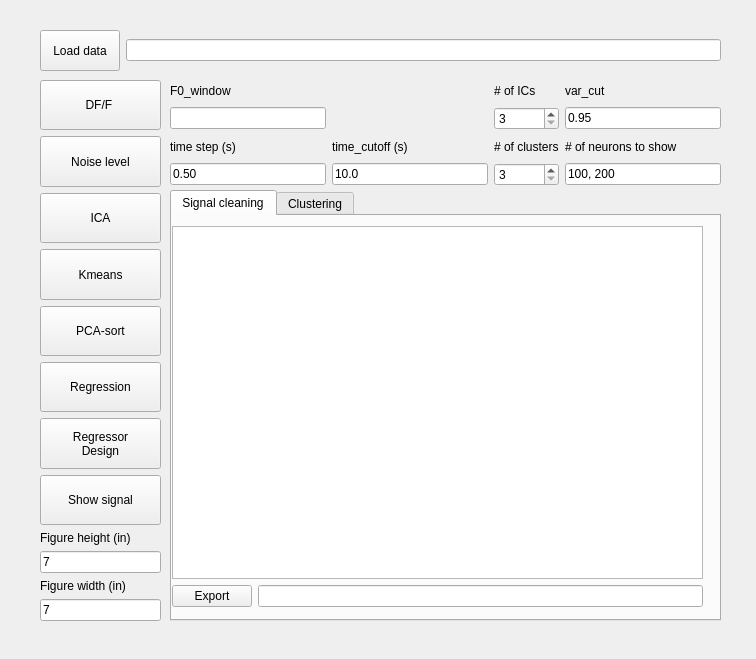
<?xml version="1.0" encoding="UTF-8"?>
<ui version="4.0">
 <class>Form</class>
 <widget class="QWidget" name="Form">
  <property name="geometry">
   <rect>
    <x>0</x>
    <y>0</y>
    <width>756</width>
    <height>659</height>
   </rect>
  </property>
  <property name="windowTitle">
   <string>Form</string>
  </property>
  <widget class="QWidget" name="gridLayoutWidget">
   <property name="geometry">
    <rect>
     <x>170</x>
     <y>80</y>
     <width>551</width>
     <height>106</height>
    </rect>
   </property>
   <layout class="QGridLayout" name="gridLayout">
    <item row="3" column="3">
     <widget class="QLabel" name="label_numneurons">
      <property name="text">
       <string># of neurons to show</string>
      </property>
     </widget>
    </item>
    <item row="4" column="3">
     <widget class="QLineEdit" name="lineEdit_numneurons">
      <property name="text">
       <string>100, 200</string>
      </property>
     </widget>
    </item>
    <item row="2" column="3">
     <widget class="QLineEdit" name="lineEdit_vcut">
      <property name="text">
       <string>0.95</string>
      </property>
     </widget>
    </item>
    <item row="1" column="3">
     <widget class="QLabel" name="label_vcut">
      <property name="text">
       <string>var_cut</string>
      </property>
     </widget>
    </item>
    <item row="1" column="0">
     <widget class="QLabel" name="label">
      <property name="text">
       <string>F0_window</string>
      </property>
     </widget>
    </item>
    <item row="2" column="0">
     <widget class="QLineEdit" name="lineEdit"/>
    </item>
    <item row="3" column="0">
     <widget class="QLabel" name="label_tsteps">
      <property name="text">
       <string>time step (s)</string>
      </property>
     </widget>
    </item>
    <item row="4" column="0">
     <widget class="QLineEdit" name="lineEdit_tstep">
      <property name="text">
       <string>0.50</string>
      </property>
     </widget>
    </item>
    <item row="3" column="1">
     <widget class="QLabel" name="label_tcut">
      <property name="text">
       <string>time_cutoff (s)</string>
      </property>
     </widget>
    </item>
    <item row="4" column="1">
     <widget class="QLineEdit" name="lineEdit_tcut">
      <property name="text">
       <string>10.0</string>
      </property>
     </widget>
    </item>
    <item row="4" column="2">
     <widget class="QSpinBox" name="spinBox_nclus">
      <property name="minimum">
       <number>3</number>
      </property>
     </widget>
    </item>
    <item row="3" column="2">
     <widget class="QLabel" name="labe_nclus">
      <property name="sizePolicy">
       <sizepolicy hsizetype="Preferred" vsizetype="Minimum">
        <horstretch>0</horstretch>
        <verstretch>0</verstretch>
       </sizepolicy>
      </property>
      <property name="text">
       <string># of clusters</string>
      </property>
     </widget>
    </item>
    <item row="1" column="2">
     <widget class="QLabel" name="label_nICs">
      <property name="sizePolicy">
       <sizepolicy hsizetype="Preferred" vsizetype="Minimum">
        <horstretch>0</horstretch>
        <verstretch>0</verstretch>
       </sizepolicy>
      </property>
      <property name="text">
       <string># of ICs</string>
      </property>
     </widget>
    </item>
    <item row="2" column="2">
     <widget class="QSpinBox" name="spinBox_nICs">
      <property name="minimum">
       <number>3</number>
      </property>
      <property name="maximum">
       <number>10</number>
      </property>
     </widget>
    </item>
   </layout>
  </widget>
  <widget class="QWidget" name="verticalLayoutWidget_2">
   <property name="geometry">
    <rect>
     <x>40</x>
     <y>80</y>
     <width>121</width>
     <height>541</height>
    </rect>
   </property>
   <layout class="QVBoxLayout" name="verticalLayout_2">
    <item>
     <widget class="QPushButton" name="pushButton_dff">
      <property name="sizePolicy">
       <sizepolicy hsizetype="Minimum" vsizetype="Expanding">
        <horstretch>0</horstretch>
        <verstretch>0</verstretch>
       </sizepolicy>
      </property>
      <property name="text">
       <string>DF/F </string>
      </property>
     </widget>
    </item>
    <item>
     <widget class="QPushButton" name="pushButton_noise">
      <property name="sizePolicy">
       <sizepolicy hsizetype="Minimum" vsizetype="Expanding">
        <horstretch>0</horstretch>
        <verstretch>0</verstretch>
       </sizepolicy>
      </property>
      <property name="text">
       <string>Noise level</string>
      </property>
     </widget>
    </item>
    <item>
     <widget class="QPushButton" name="pushButton_ica">
      <property name="sizePolicy">
       <sizepolicy hsizetype="Minimum" vsizetype="Expanding">
        <horstretch>0</horstretch>
        <verstretch>0</verstretch>
       </sizepolicy>
      </property>
      <property name="text">
       <string>ICA</string>
      </property>
     </widget>
    </item>
    <item>
     <widget class="QPushButton" name="pushButton_kmeans">
      <property name="sizePolicy">
       <sizepolicy hsizetype="Minimum" vsizetype="Expanding">
        <horstretch>0</horstretch>
        <verstretch>0</verstretch>
       </sizepolicy>
      </property>
      <property name="text">
       <string>Kmeans</string>
      </property>
     </widget>
    </item>
    <item>
     <widget class="QPushButton" name="pushButton_pcas">
      <property name="sizePolicy">
       <sizepolicy hsizetype="Minimum" vsizetype="Expanding">
        <horstretch>0</horstretch>
        <verstretch>0</verstretch>
       </sizepolicy>
      </property>
      <property name="text">
       <string>PCA-sort</string>
      </property>
     </widget>
    </item>
    <item>
     <widget class="QPushButton" name="pushButton_regress">
      <property name="sizePolicy">
       <sizepolicy hsizetype="Minimum" vsizetype="Expanding">
        <horstretch>0</horstretch>
        <verstretch>0</verstretch>
       </sizepolicy>
      </property>
      <property name="text">
       <string>Regression</string>
      </property>
     </widget>
    </item>
    <item>
     <widget class="QPushButton" name="pushButton_regdes">
      <property name="sizePolicy">
       <sizepolicy hsizetype="Minimum" vsizetype="Expanding">
        <horstretch>0</horstretch>
        <verstretch>0</verstretch>
       </sizepolicy>
      </property>
      <property name="text">
       <string>Regressor
 Design </string>
      </property>
     </widget>
    </item>
    <item>
     <widget class="QPushButton" name="pushButton_display">
      <property name="sizePolicy">
       <sizepolicy hsizetype="Minimum" vsizetype="Expanding">
        <horstretch>0</horstretch>
        <verstretch>0</verstretch>
       </sizepolicy>
      </property>
      <property name="text">
       <string>Show signal</string>
      </property>
     </widget>
    </item>
    <item>
     <widget class="QLabel" name="label_figh">
      <property name="text">
       <string>Figure height (in)</string>
      </property>
     </widget>
    </item>
    <item>
     <widget class="QLineEdit" name="lineEdit_figh">
      <property name="text">
       <string>7</string>
      </property>
     </widget>
    </item>
    <item>
     <widget class="QLabel" name="label_figw">
      <property name="text">
       <string>Figure width (in)</string>
      </property>
     </widget>
    </item>
    <item>
     <widget class="QLineEdit" name="lineEdit_figw">
      <property name="text">
       <string>7</string>
      </property>
     </widget>
    </item>
   </layout>
  </widget>
  <widget class="QTabWidget" name="tabWidget">
   <property name="geometry">
    <rect>
     <x>170</x>
     <y>190</y>
     <width>551</width>
     <height>431</height>
    </rect>
   </property>
   <property name="currentIndex">
    <number>0</number>
   </property>
   <widget class="QWidget" name="tab">
    <attribute name="title">
     <string>Signal cleaning</string>
    </attribute>
    <widget class="QWidget" name="verticalLayoutWidget_4">
     <property name="geometry">
      <rect>
       <x>0</x>
       <y>10</y>
       <width>531</width>
       <height>381</height>
      </rect>
     </property>
     <layout class="QVBoxLayout" name="verticalLayout_4">
      <item>
       <widget class="MatplotlibWidget" name="mpl_signal"/>
      </item>
      <item>
       <layout class="QHBoxLayout" name="horizontalLayout_2">
        <item>
         <widget class="QPushButton" name="pushButton_expsig">
          <property name="text">
           <string>Export</string>
          </property>
         </widget>
        </item>
        <item>
         <widget class="QLineEdit" name="lineEdit_expsig"/>
        </item>
       </layout>
      </item>
     </layout>
    </widget>
   </widget>
   <widget class="QWidget" name="tab_2">
    <attribute name="title">
     <string>Clustering</string>
    </attribute>
    <widget class="QWidget" name="verticalLayoutWidget">
     <property name="geometry">
      <rect>
       <x>10</x>
       <y>10</y>
       <width>491</width>
       <height>381</height>
      </rect>
     </property>
     <layout class="QVBoxLayout" name="verticalLayout">
      <item>
       <widget class="MatplotlibWidget" name="mpl_analysis"/>
      </item>
      <item>
       <layout class="QHBoxLayout" name="horizontalLayout">
        <item>
         <widget class="QPushButton" name="pushButton_expana">
          <property name="text">
           <string>Export</string>
          </property>
         </widget>
        </item>
        <item>
         <widget class="QLineEdit" name="lineEdit_expana"/>
        </item>
       </layout>
      </item>
     </layout>
    </widget>
   </widget>
  </widget>
  <widget class="QWidget" name="horizontalLayoutWidget">
   <property name="geometry">
    <rect>
     <x>40</x>
     <y>30</y>
     <width>681</width>
     <height>41</height>
    </rect>
   </property>
   <layout class="QHBoxLayout" name="horizontalLayout_3">
    <item>
     <widget class="QPushButton" name="pushButton_loaddata">
      <property name="sizePolicy">
       <sizepolicy hsizetype="Minimum" vsizetype="Minimum">
        <horstretch>0</horstretch>
        <verstretch>0</verstretch>
       </sizepolicy>
      </property>
      <property name="text">
       <string>Load data</string>
      </property>
     </widget>
    </item>
    <item>
     <widget class="QLineEdit" name="lineEdit_data">
      <property name="text">
       <string/>
      </property>
     </widget>
    </item>
   </layout>
  </widget>
  <zorder>verticalLayoutWidget_2</zorder>
  <zorder>tabWidget</zorder>
  <zorder>gridLayoutWidget</zorder>
  <zorder>horizontalLayoutWidget</zorder>
 </widget>
 <customwidgets>
  <customwidget>
   <class>MatplotlibWidget</class>
   <extends>QGraphicsView</extends>
   <header>matplotlibwidget.h</header>
  </customwidget>
 </customwidgets>
 <resources/>
 <connections/>
</ui>
